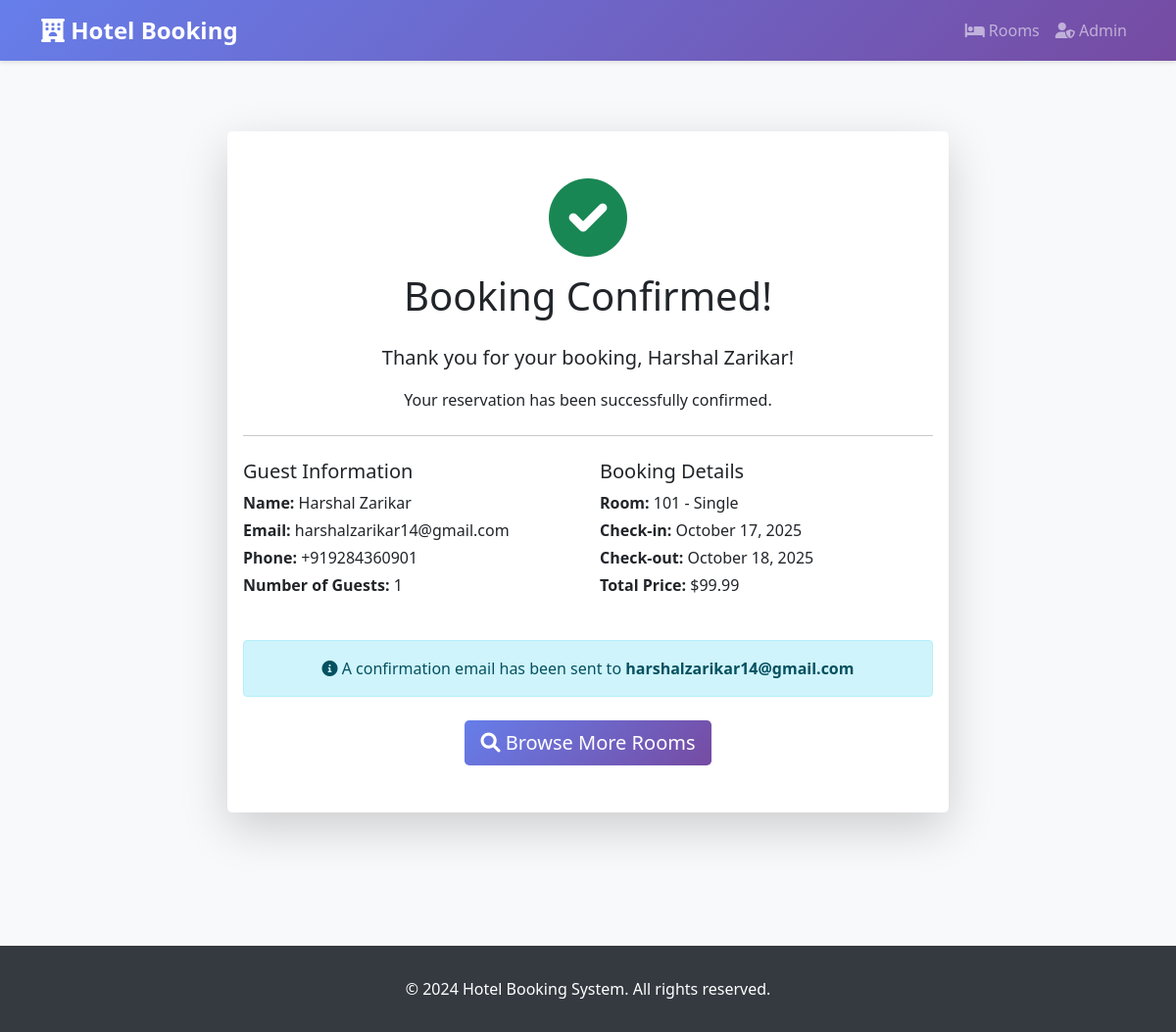
Screenshot of /booking/booking/1/success/ with the database file from the repository.
### booking/models.py (models this page shows, shortened)
class Booking(models.Model):
    STATUS_CHOICES = [
        ('pending', 'Pending'),
        ('confirmed', 'Confirmed'),
        ('cancelled', 'Cancelled'),
    ]
    room = models.ForeignKey(Room, on_delete=models.CASCADE, related_name='bookings')
    guest_name = models.CharField(max_length=200)
    guest_email = models.EmailField()
    guest_phone = models.CharField(max_length=20)
    check_in_date = models.DateField()
    check_out_date = models.DateField()
    number_of_guests = models.IntegerField(validators=[MinValueValidator(1)])
    total_price = models.DecimalField(max_digits=10, decimal_places=2, editable=False, default=0)
    status = models.CharField(max_length=10, choices=STATUS_CHOICES, default='pending')
    special_requests = models.TextField(blank=True)
    created_at = models.DateTimeField(auto_now_add=True)
    updated_at = models.DateTimeField(auto_now=True)
    class Meta:
        ordering = ['-created_at']

class Room(models.Model):
    ROOM_TYPES = [
        ('single', 'Single'),
        ('double', 'Double'),
        ('suite', 'Suite'),
        ('deluxe', 'Deluxe'),
    ]
    room_number = models.CharField(max_length=10, unique=True)
    room_type = models.CharField(max_length=10, choices=ROOM_TYPES, default='single')
    price_per_night = models.DecimalField(max_digits=10, decimal_places=2, validators=[MinValueValidator(0)])
    capacity = models.IntegerField(validators=[MinValueValidator(1)])
    location = models.CharField(max_length=100, default='Main Building')
    description = models.TextField(blank=True)
    is_available = models.BooleanField(default=True)
    created_at = models.DateTimeField(auto_now_add=True)
    class Meta:
        ordering = ['room_number']

### booking/views.py (the view)
# urls.py: path('booking/<int:booking_id>/success/', views.booking_success, name='booking_success'),
def booking_success(request, booking_id):
    booking = get_object_or_404(Booking, id=booking_id)
    context = {
        'booking': booking,
    }
    return render(request, 'booking/booking_success.html', context)

### templates/booking/booking_success.html (shortened to what this page needs)
{% extends 'base.html' %}
{% block content %}
<div class="container my-5">
  <div class="row justify-content-center">
    <div class="col-lg-8">
      <div class="card text-center shadow-lg rounded-3">
        <div class="card-body py-5">
          <i class="fas fa-check-circle text-success" style="font-size: 5rem;"></i>
          <h1 class="mt-3 mb-4">Booking Confirmed!</h1>
          <p class="lead">Thank you for your booking, {{ booking.guest_name }}!</p>
          <p>Your reservation has been successfully confirmed.</p>
          <hr class="my-4" />
          <div class="row text-start">
            <div class="col-md-6 mb-3">
              <h5>Guest Information</h5>
              <p class="mb-1"><strong>Name:</strong> {{ booking.guest_name }}</p>
              <p class="mb-1"><strong>Email:</strong> {{ booking.guest_email }}</p>
              <p class="mb-1"><strong>Phone:</strong> {{ booking.guest_phone }}</p>
              <p class="mb-1"><strong>Number of Guests:</strong> {{ booking.number_of_guests }}</p>
            </div>
            <div class="col-md-6 mb-3">
              <h5>Booking Details</h5>
              <p class="mb-1">
                <strong>Room:</strong> {{ booking.room.room_number }} - {{ booking.room.get_room_type_display }}
              </p>
              <p class="mb-1">
                <strong>Check-in:</strong> {{ booking.check_in_date|date:"F d, Y" }}
              </p>
              <p class="mb-1">
                <strong>Check-out:</strong> {{ booking.check_out_date|date:"F d, Y" }}
              </p>
              <p class="mb-1"><strong>Total Price:</strong> ${{ booking.total_price }}</p>
            </div>
          </div>
          <div class="alert alert-info mt-4">
            <i class="fas fa-info-circle"></i>
            A confirmation email has been sent to <strong>{{ booking.guest_email }}</strong>
          </div>
          <div class="mt-4">
            <a href="{% url 'booking:room_list' %}" class="btn btn-primary btn-lg">
              <i class="fas fa-search"></i> Browse More Rooms
            </a>
          </div>
        </div>
      </div>
    </div>
  </div>
</div>
{% endblock %}

### templates/base.html (style rules this page uses)
body { background-color: #f8f9fa; font-family: "Segoe UI", Tahoma, Geneva, Verdana, sans-serif; }
.card { transition: transform 0.3s, box-shadow 0.3s; border: none; box-shadow: 0 2px 10px rgba(0, 0, 0, 0.1); }
.btn-primary { background: linear-gradient(135deg, #667eea 0%, #764ba2 100%); border: none; }

### rows the page displays
Booking: guest_name "Harshal Zarikar", guest_email "harshalzarikar14@gmail.com", guest_phone "+919284360901", number_of_guests "1", room.room_number "101", room.room_type "Single", check_in_date "October 17, 2025", check_out_date "October 18, 2025", total_price "99.99"
